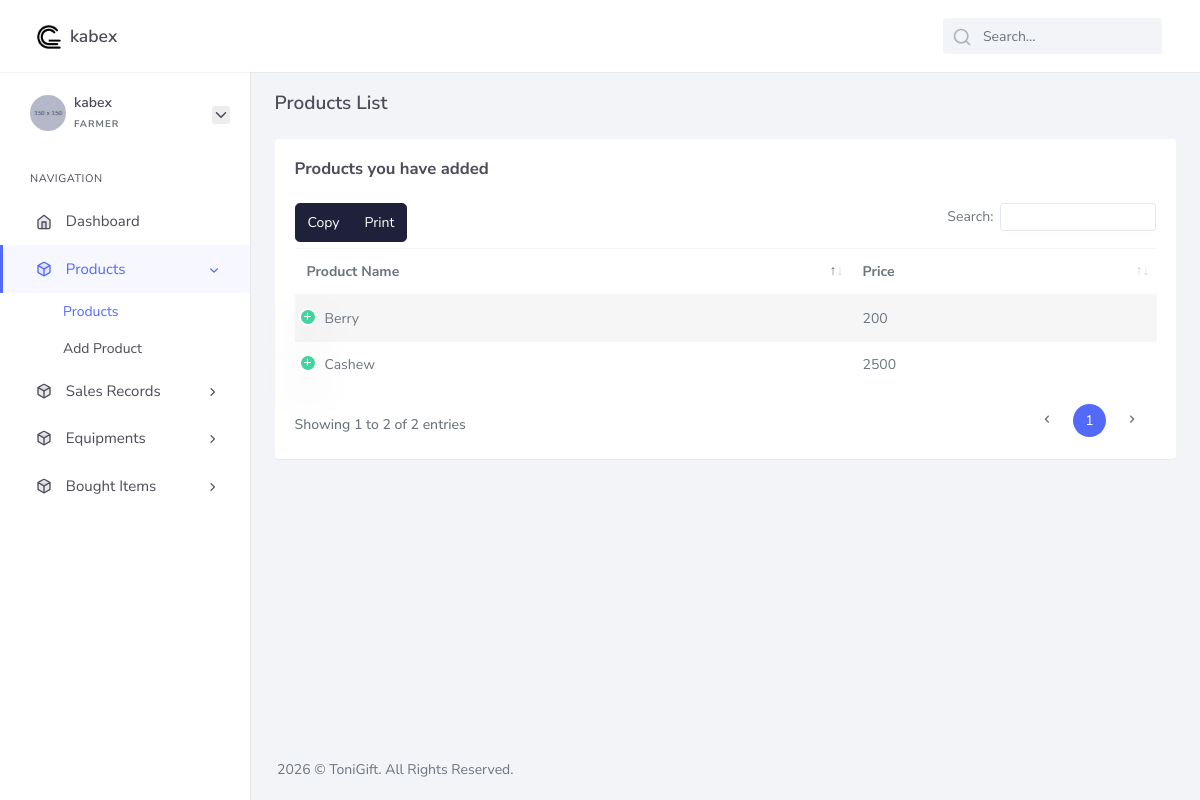
The app's page /farmer/products_list.php (signed in) with its own data.
### tables this page shows
CREATE TABLE `products` (
  `id` int(11) NOT NULL,
  `farmer_id` int(11) NOT NULL,
  `product_name` varchar(180) NOT NULL,
  `price` decimal(10,0) NOT NULL,
  `description` text NOT NULL,
  `status` int(11) NOT NULL DEFAULT 0
);

### core/db.class.php (called while the page is built, shortened)
<?php
    class DB {
        public $host = 'localhost';
        public $dbname = 'farming_system';
        public $password = '';
        public $username = 'root';
        public $conn;
        function __construct(){
            try {
                $this->conn = new PDO("mysql:host=$this->host;dbname=$this->dbname;", $this->username, $this->password);
                $this->conn->setAttribute(PDO::ATTR_ERRMODE,PDO::ERRMODE_EXCEPTION);
            } catch (PDOException $ex) {
                echo 'Error in database connection '. $ex->getMessage();
            }
        }
        function prep($query){
            return $this->conn->prepare($query);
        }
        function fetchAll($query,$value){
            $query = $this->prep($query);
            $query->execute($value);
            return $query->fetchAll();
        }
    }
?>

### core/products.class.php (called while the page is built, shortened)
<?php
    include_once 'db.class.php';
    class Products extends DB{
        function fetch_farmer_products($farmer_id){
            return DB::fetchAll("SELECT * FROM products WHERE farmer_id = ? ",[$farmer_id]);
        }
    }
?>

### farmer/products_list.php (the view, shortened to what this page needs)
<?php
  include_once '../core/products.class.php';
  $product_obj = new Products();
  $farmer_id = $_SESSION['farmer']['id'];
  $products = $product_obj->fetch_farmer_products($farmer_id);
?>
<!DOCTYPE html>
<html lang="en">
    <link href="assets/libs/datatables/dataTables.bootstrap4.min.css" rel="stylesheet" type="text/css" />
    <link href="assets/libs/datatables/responsive.bootstrap4.min.css" rel="stylesheet" type="text/css" />
    <link href="assets/libs/datatables/buttons.bootstrap4.min.css" rel="stylesheet" type="text/css" />
    <link href="assets/libs/datatables/select.bootstrap4.min.css" rel="stylesheet" type="text/css" />
    <?php include_once 'components/head.php'; ?>
    <body>
        <div id="wrapper">
            <?php include_once 'components/header.php'; ?>
            <?php include_once 'components/sidebar.php'; ?>
            <div class="content-page">
                <div class="content">
                    <div class="container-fluid">
                        <div class="row page-title align-items-center">
                            <div class="col-sm-4 col-xl-6">
                                <h4 class="mb-1 mt-0">Products List</h4>
                            </div>
                        </div>
                        <div class="row">
                            <div class="col-12">
                                <div class="card">
                                    <div class="card-body">
                                        <h4 class="header-title mt-0 mb-4">Products you have added</h4>
                                        <table id="datatable-buttons" class="table table-striped dt-responsive nowrap">
                                            <thead>
                                                <tr>
                                                    <th>Product Name</th>
                                                    <th>Price</th>
                                                </tr>
                                            </thead>
                                            <tbody>
                                                <?php foreach ($products as $product): ?>
                                                    <tr>
                                                        <td><?php echo $product['product_name'] ?></td>
                                                        <td><?php echo $product['price'] ?></td>
                                                    </tr>
                                                <?php endforeach ?>
                                            </tbody>
                                        </table>
                                    </div>
                                </div>
                            </div>
                        </div>
                    </div>
                </div>
                <?php include_once 'components/footer.php'; ?>
            </div>
        </div>
    </body>
</html>

### records on screen
products: product_name "Berry", price "200"
products: product_name "Cashew", price "2500"

### other values on screen
$_SESSION['farmer']['username'] "kabex"
